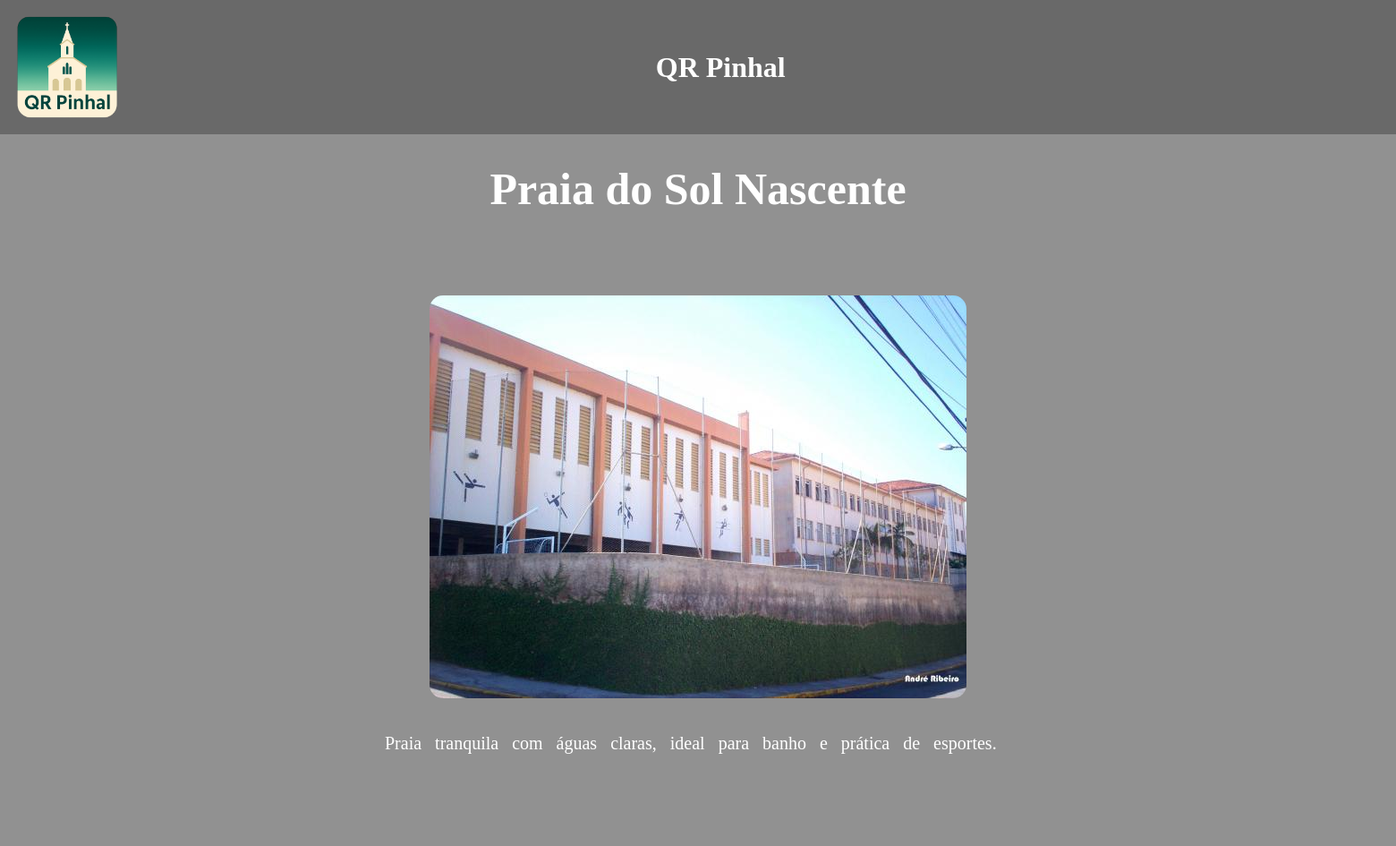
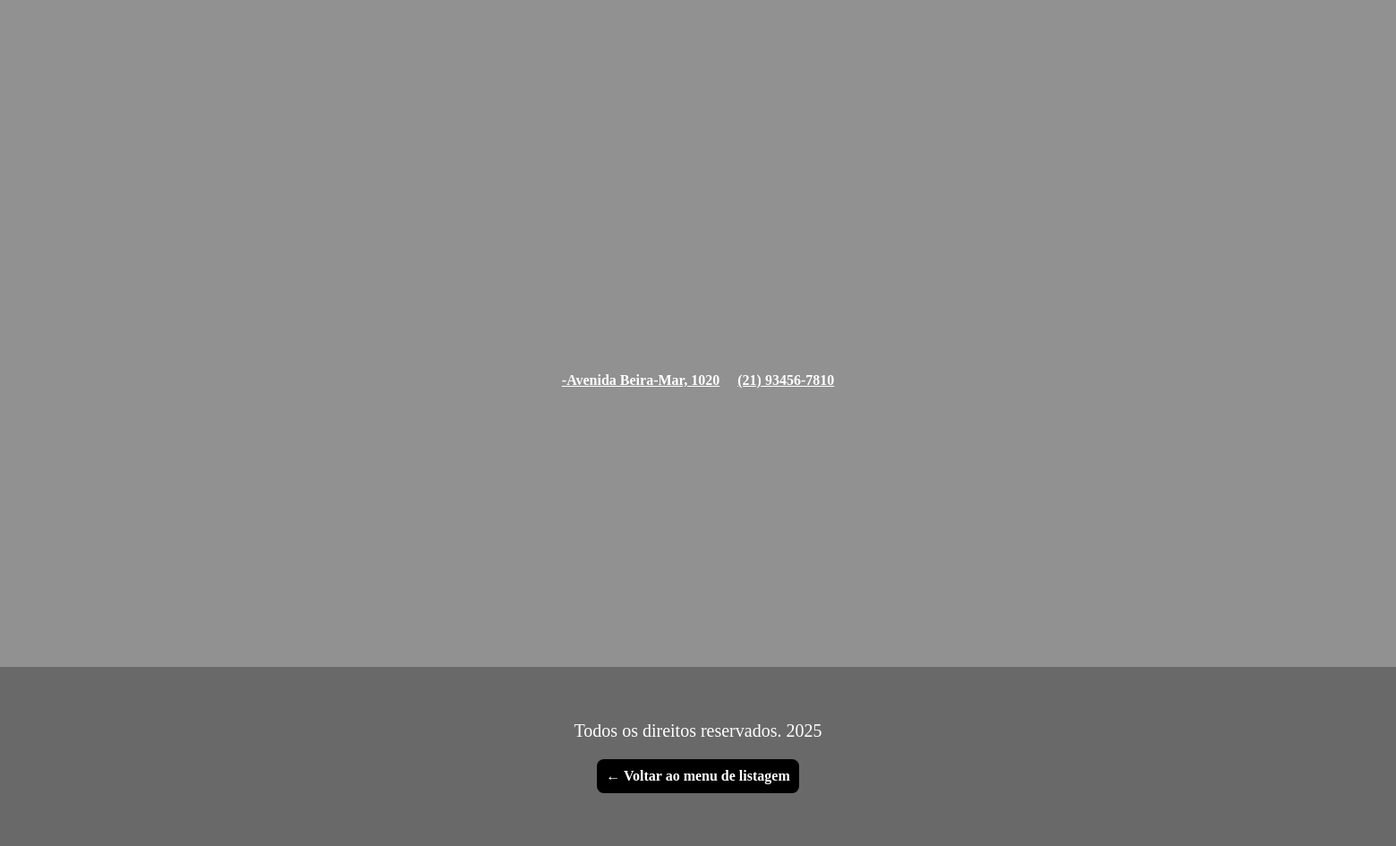
/detalhes_adm.php?id=1, run on the app's committed database (2 pictures, top to bottom).
### tables this page shows
CREATE TABLE tb_turismo (
id_turismo			INT NOT NULL AUTO_INCREMENT,
titulo				VARCHAR(255) NOT NULL,
endereco				TEXT NOT NULL,
imagem            varchar(255) NOT NULL,
informacoes       VARCHAR(255) NOT NULL,
telefone       VARCHAR(20) NOT NULL,
id_categoria     INT,
PRIMARY KEY(id_turismo)
);

### detalhes_adm.php (the view, shortened to what this page needs)
<?php
include 'conexao.php';
$id = isset($_GET['id']) ? (int) $_GET['id'] : 0;
$sql = "SELECT titulo, endereco, imagem, informacoes, telefone FROM tb_turismo WHERE id_turismo = $id";
$consulta = mysqli_execute_query($conexao, $sql);
$dados = mysqli_fetch_assoc($consulta);
?>
<!DOCTYPE html>
<html lang="pt-BR">
<head>
    <link rel="stylesheet" href="style_detalhes_adm.css">
</head>
<body>
    <header>
        <img src="img/logo_qr_pinhal.png" alt="logo_qr_pinhal">
        <h1>
            QR Pinhal
        </h1>
    </header>
    <?php if ($dados): ?>
        <?php
        echo '
<article>
<nav>
    <h1>' . htmlspecialchars($dados["titulo"]) . '</h1>
</nav>
    <div id="img_principal">
        <img src="img/dados_imagem/' . htmlspecialchars($dados['imagem']) . '" alt="Imagem do artigo">
         <p>' . nl2br(htmlspecialchars($dados["informacoes"])) . '</p>
    </div>
    <div id="local_contato">
    <h4>-' . nl2br(htmlspecialchars($dados["endereco"])) . '</h4>
<h4>' .
            (empty($dados["telefone"])
                ? "- Não possui telefone"
                : nl2br(htmlspecialchars($dados["telefone"])))
            . '</h4>
    </div>
</article>
';
        ?>
    <?php else: ?>
        <h2>Artigo não encontrado.</h2>
    <?php endif; ?>
        <div id="qrcode"></div>
    <footer>
        <p>Todos os direitos reservados. 2025</p>
        <a href="listar.php">← Voltar ao menu de listagem</a>
    </footer>
</body>
</html>

### style_detalhes_adm.css (style rules this page uses)
* { margin: 0; border: 0 ; text-decoration: none; box-sizing:border-box; padding: 0; color: white; }
body { background-repeat: no-repeat; background-size:cover; display: flex; flex-direction: column; align-items: center; }
#qrcode { width: 100%; height: 220px; background-color: #919191; display: flex; align-items: center; justify-content: center; }

### data on the page
tb_turismo: titulo "Praia do Sol Nascente", imagem (picture), informacoes "Praia tranquila com águas claras, ideal para banho e prática de esportes.", endereco "Avenida Beira-Mar, 1020", telefone "(21) 93456-7810"
